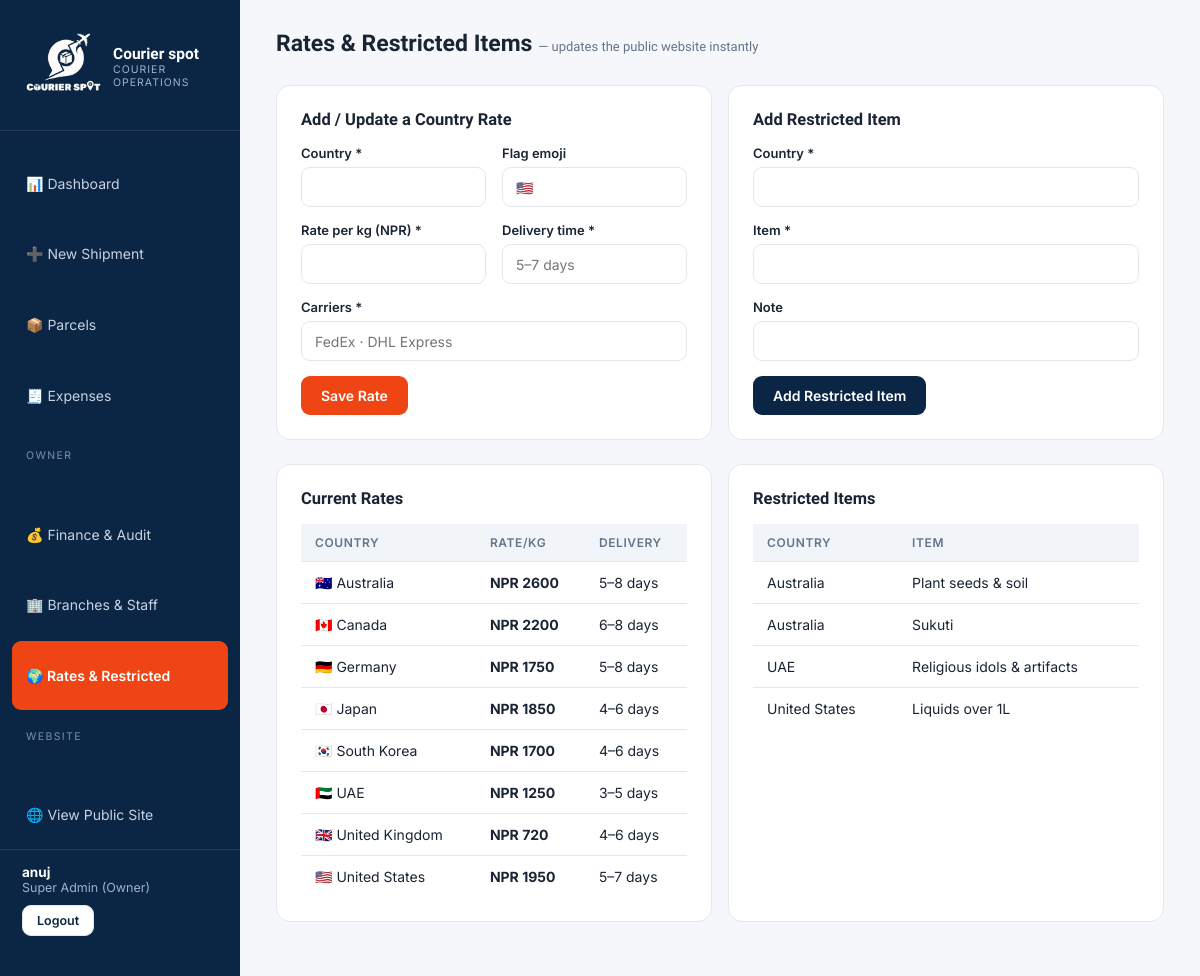
The page /panel/rates/ (signed in) on the database as committed earlier.
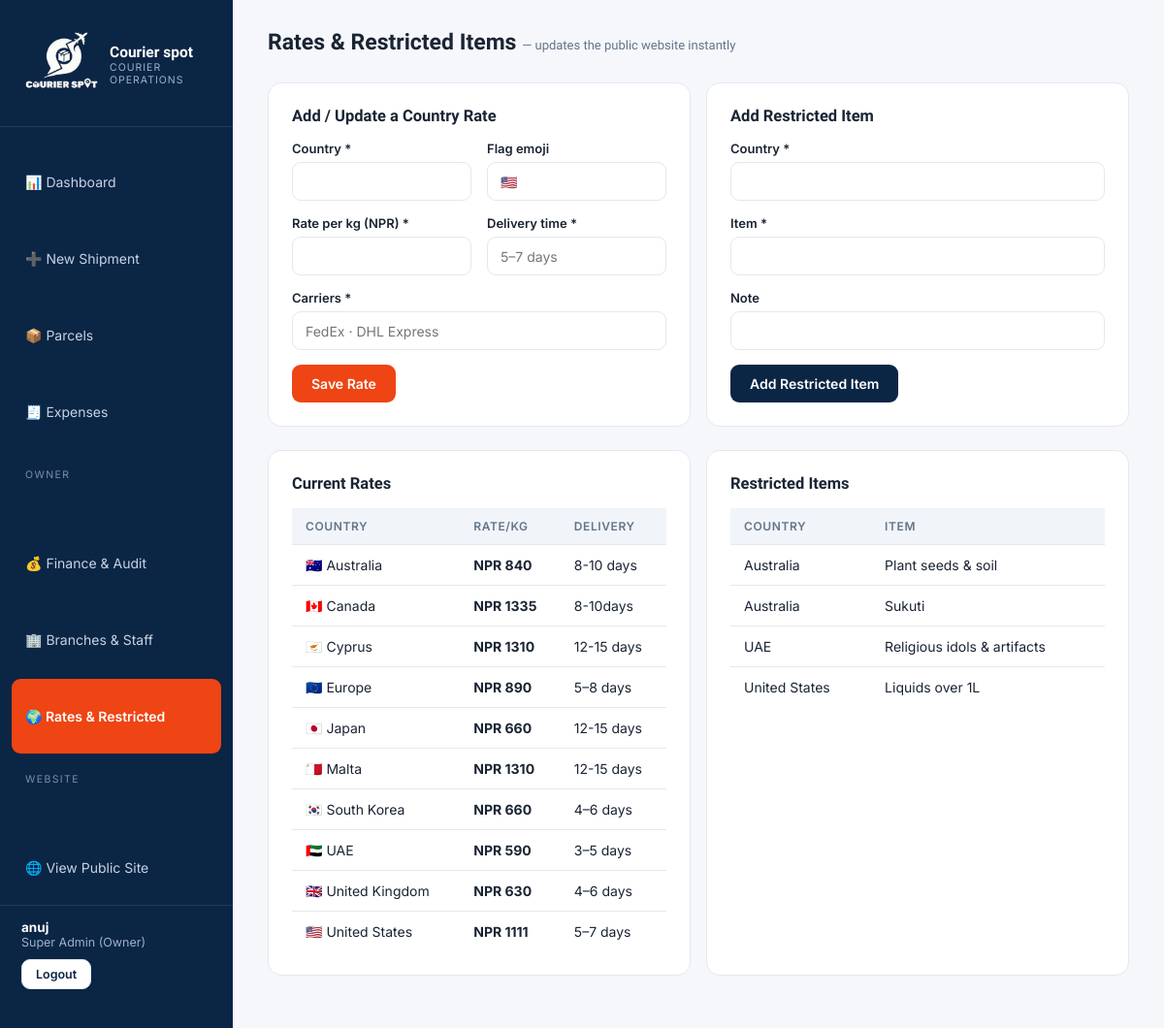
The same page on the database as committed later.
### accounts/models.py (models this page shows, shortened)
class User(AbstractUser):
    class Roles(models.TextChoices):
        SUPERADMIN = 'SUPERADMIN', 'Super Admin (Owner)'
        BRANCH_ADMIN = 'BRANCH_ADMIN', 'Branch Admin'
        STAFF = 'STAFF', 'Staff'
        CUSTOMER = 'CUSTOMER', 'Customer'
    role = models.CharField(max_length=20, choices=Roles.choices, default=Roles.CUSTOMER)
    branch = models.ForeignKey('operations.Branch', null=True, blank=True,
                               on_delete=models.SET_NULL, related_name='users')
    phone = models.CharField(max_length=20, blank=True)
    address = models.CharField(max_length=255, blank=True)
    @property
    def is_owner(self):
        return self.role == self.Roles.SUPERADMIN

### core/models.py (models this page shows, shortened)
class RateCard(models.Model):
    country = models.CharField(max_length=80, unique=True)
    flag = models.CharField(max_length=8, blank=True, help_text='Emoji flag, e.g. 🇺🇸')
    rate_per_kg = models.DecimalField(max_digits=12, decimal_places=2)
    delivery_days = models.CharField(max_length=30, help_text='e.g. 5–7 days')
    carriers = models.CharField(max_length=120, help_text='e.g. FedEx · DHL Express')
    is_active = models.BooleanField(default=True)
    class Meta:
        ordering = ['country']

class RestrictedItem(models.Model):
    country = models.CharField(max_length=80)
    item = models.CharField(max_length=160)
    note = models.CharField(max_length=255, blank=True)
    class Meta:
        ordering = ['country', 'item']

### operations/views.py (the view, shortened to what this page needs)
# urls.py: path('panel/rates/', ops.rates_manage, name='rates_manage'),
@owner_required
def rates_manage(request):
    return render(request, 'panel/rates.html',
                  {'rates': RateCard.objects.all(), 'restricted': RestrictedItem.objects.all()})

### operations/views.py (called while the page is built)
def owner_required(view):
    @wraps(view)
    @login_required
    def wrapper(request, *a, **kw):
        if not request.user.is_owner:
            return HttpResponseForbidden('Owner access only.')
        return view(request, *a, **kw)
    return wrapper

### templates/panel/rates.html (shortened to what this page needs)
{% extends "panel/base_panel.html" %}
{% block content %}
<div class="topbar"><h1>Rates & Restricted Items <span style="font-size:13px;color:var(--muted);font-weight:400">— updates the public website instantly</span></h1></div>
<div class="fgrid">
  <div class="card">
    <h3>Add / Update a Country Rate</h3>
    <form method="post">{% csrf_token %}
      <div class="fgrid">
        <div class="fg"><label>Country *</label><input name="country" required></div>
        <div class="fg"><label>Flag emoji</label><input name="flag" placeholder="🇺🇸"></div>
      </div>
      <div class="fgrid">
        <div class="fg"><label>Rate per kg (NPR) *</label><input type="number" step="0.01" name="rate_per_kg" required></div>
        <div class="fg"><label>Delivery time *</label><input name="delivery_days" placeholder="5–7 days" required></div>
      </div>
      <div class="fg"><label>Carriers *</label><input name="carriers" placeholder="FedEx · DHL Express" required></div>
      <button class="btn">Save Rate</button>
    </form>
  </div>
  <div class="card">
    <h3>Add Restricted Item</h3>
    <form method="post" action="{% url 'restricted_add' %}">{% csrf_token %}
      <div class="fg"><label>Country *</label><input name="country" required></div>
      <div class="fg"><label>Item *</label><input name="item" required></div>
      <div class="fg"><label>Note</label><input name="note"></div>
      <button class="btn navy">Add Restricted Item</button>
    </form>
  </div>
</div>
<div class="fgrid">
  <div class="card"><h3>Current Rates</h3>
    <table><thead><tr><th>COUNTRY</th><th>RATE/KG</th><th>DELIVERY</th></tr></thead><tbody>
      {% for r in rates %}<tr><td>{{ r.flag }} {{ r.country }}</td><td><b>NPR {{ r.rate_per_kg|floatformat:0 }}</b></td><td>{{ r.delivery_days }}</td></tr>{% endfor %}
    </tbody></table></div>
  <div class="card"><h3>Restricted Items</h3>
    <table><thead><tr><th>COUNTRY</th><th>ITEM</th></tr></thead><tbody>
      {% for x in restricted %}<tr><td>{{ x.country }}</td><td>{{ x.item }}</td></tr>
      {% empty %}<tr><td colspan="2" style="color:var(--muted)">None yet.</td></tr>{% endfor %}
    </tbody></table></div>
</div>
{% endblock %}

### templates/panel/base_panel.html (shortened to what this page needs)
<!DOCTYPE html>
<html lang="en">
<head>
</head>
<body>
<aside class="side">
  {% load static %}
  <a class="brand" href="{% url 'panel_dashboard' %}">
     <img src="{% static 'courierspotlogowhite.png' %}" alt="Courier Spot" style="height:80px;width:auto;display:block">
    <span><b>Courier spot</b><small>COURIER OPERATIONS</small></span>
  </a>
  <nav>
    <a href="{% url 'panel_dashboard' %}" class="{% if request.resolver_match.url_name == 'panel_dashboard' %}active{% endif %}">📊 Dashboard</a>
    <a href="{% url 'shipment_create' %}" class="{% if request.resolver_match.url_name == 'shipment_create' %}active{% endif %}">➕ New Shipment</a>
    <a href="{% url 'parcel_list' %}" class="{% if request.resolver_match.url_name == 'parcel_list' %}active{% endif %}">📦 Parcels</a>
    <a href="{% url 'expenses' %}" class="{% if request.resolver_match.url_name == 'expenses' %}active{% endif %}">🧾 Expenses</a>
    {% if user.is_owner %}
    <div class="sec">OWNER</div>
    <a href="{% url 'finance' %}" class="{% if request.resolver_match.url_name == 'finance' %}active{% endif %}">💰 Finance & Audit</a>
    <a href="{% url 'branches' %}" class="{% if request.resolver_match.url_name == 'branches' %}active{% endif %}">🏢 Branches & Staff</a>
    <a href="{% url 'rates_manage' %}" class="{% if request.resolver_match.url_name == 'rates_manage' %}active{% endif %}">🌍 Rates & Restricted</a>
    {% endif %}
    <div class="sec">WEBSITE</div>
    <a href="/" target="_blank">🌐 View Public Site</a>
  </nav>
  <div class="foot">
    <b>{{ user.first_name|default:user.username }}</b>
    {{ user.get_role_display }}{% if user.branch %} · {{ user.branch.name }}{% endif %}
    <form method="post" action="{% url 'logout' %}" style="margin-top:10px">{% csrf_token %}
      <button class="btn ghost" style="padding:7px 14px;font-size:12.5px">Logout</button></form>
  </div>
</aside>
<main class="main">
  {% block content %}{% endblock %}
</main>
</body>
</html>

### templates/panel/base_panel.html (style rules this page uses)
:root { --navy:#0B2545;--navy-2:#13315C;--crimson:#EF4413;--crimson-2:#F76B3F;--gold:#F2A900; --bg:#F5F7FA;--card:#FFFFFF;--border:#E3E8EF;--text:#1A2433;--muted:#64748B }
* { margin:0;padding:0;box-sizing:border-box }
body { font-family:'Inter',sans-serif;background:var(--bg);color:var(--text);display:flex;min-height:100vh }
a { text-decoration:none;color:inherit }
h1,h2,h3 { font-family:'Sora',sans-serif }
.side { width:240px;background:var(--navy);color:#fff;padding:26px 0;display:flex;flex-direction:column;position:fixed;top:0;bottom:0 }
.side .brand { display:flex;align-items:center;gap:11px;padding:0 22px 24px;border-bottom:1px solid rgba(255,255,255,.1);margin-bottom:18px }
.side .brand b { font-family:'Sora';font-size:15.5px }
.side .brand small { display:block;font-size:10.5px;color:#9DB2CE;letter-spacing:1px }
.side nav { display:grid;gap:2px;padding:0 12px;flex:1 }
.side nav a { padding:11px 14px;border-radius:9px;font-size:14px;color:#C7D3E3;display:flex;gap:11px;align-items:center;transition:background .2s,color .2s }
.side nav a.active { background:var(--crimson);color:#fff;font-weight:600 }
.side .sec { font-size:10.5px;letter-spacing:1.4px;color:#7B8FAB;padding:18px 14px 6px }
.side .foot { padding:14px 22px;border-top:1px solid rgba(255,255,255,.1);font-size:12.5px;color:#9DB2CE }
.side .foot b { color:#fff;display:block;font-size:13.5px }
.main { margin-left:240px;flex:1;padding:30px 36px;max-width:calc(100vw - 240px) }
.topbar { display:flex;justify-content:space-between;align-items:center;margin-bottom:28px;gap:18px;flex-wrap:wrap }
.topbar h1 { font-size:23px }
.btn { display:inline-flex;align-items:center;gap:8px;background:var(--crimson);color:#fff;border:none;padding:11px 20px;border-radius:9px;font-weight:600;font-size:14px;cursor:pointer;font-family:inherit;transition:background .2s,transform .2s }
.btn.ghost { background:#fff;color:var(--navy);border:1px solid var(--border) }
.btn.navy { background:var(--navy) }
.card { background:var(--card);border:1px solid var(--border);border-radius:14px;padding:24px;margin-bottom:24px }
.card h3 { font-size:16.5px;margin-bottom:16px }
table { width:100%;border-collapse:collapse;font-size:14px }
th { text-align:left;padding:11px 14px;background:#F1F5F9;color:var(--muted);font-size:12px;letter-spacing:.6px;font-weight:600 }
td { padding:12px 14px;border-top:1px solid var(--border) }
label { display:block;font-size:13px;font-weight:600;margin-bottom:6px }
input,select,textarea { width:100%;border:1px solid var(--border);border-radius:9px;padding:10.5px 13px;font-size:14px;font-family:inherit;outline:none;background:#fff }
.fgrid { display:grid;grid-template-columns:1fr 1fr;gap:16px }
.fg { margin-bottom:15px }

Rows that differ between the two databases and show on the page:
changed RateCard "Australia": rate_per_kg "2600" → "840"; delivery_days "5–8 days" → "8-10 days"
changed RateCard "Canada": rate_per_kg "2200" → "1335"; delivery_days "6–8 days" → "8-10days"
added RateCard: flag "🇨🇾", country "Cyprus", rate_per_kg "1310", delivery_days "12-15 days"
changed RateCard: flag "🇩🇪" → "🇪🇺"; country "Germany" → "Europe"; rate_per_kg "1750" → "890"
changed RateCard "Japan": rate_per_kg "1850" → "660"; delivery_days "4–6 days" → "12-15 days"
added RateCard: flag "🇲🇹", country "Malta", rate_per_kg "1310", delivery_days "12-15 days"
changed RateCard "South Korea": rate_per_kg "1700" → "660"
changed RateCard "UAE": rate_per_kg "1250" → "590"
changed RateCard "United Kingdom": rate_per_kg "720" → "630"
changed RateCard "United States": rate_per_kg "1950" → "1111"
